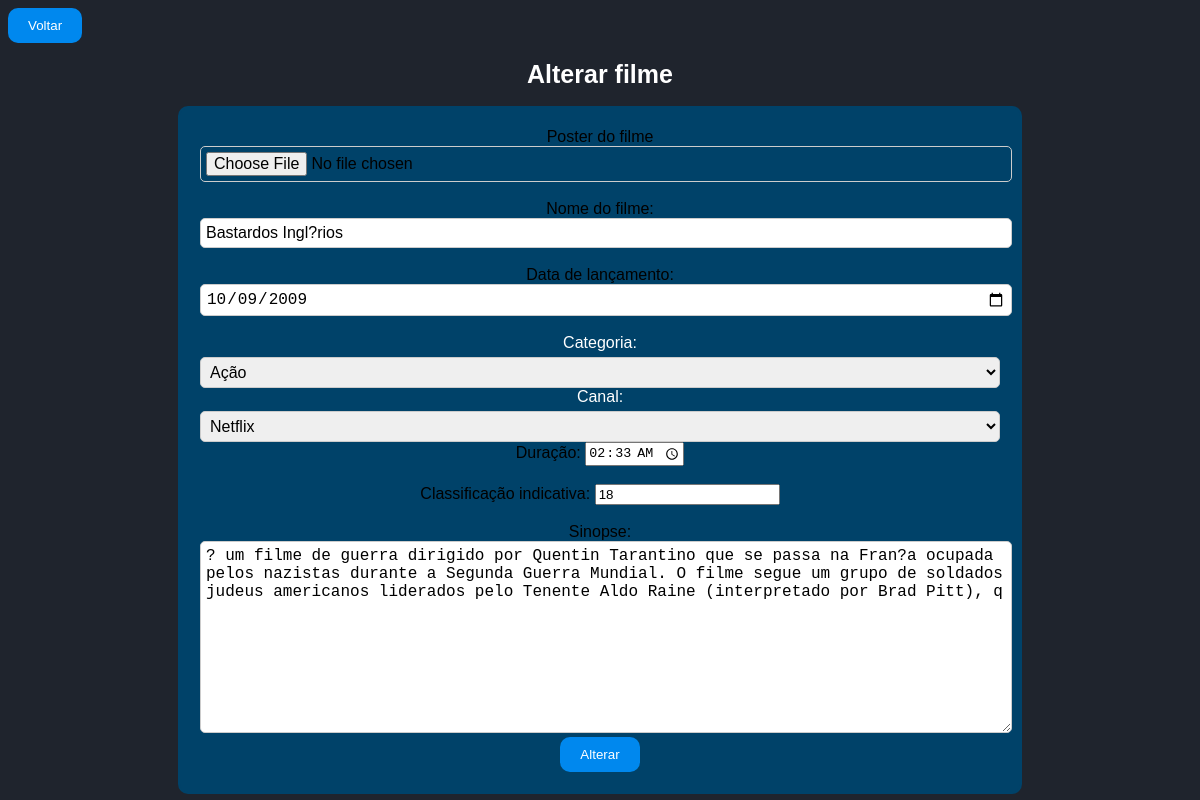
The app's page /view/alterar_filme.php?get_id=8 (signed in), older data.
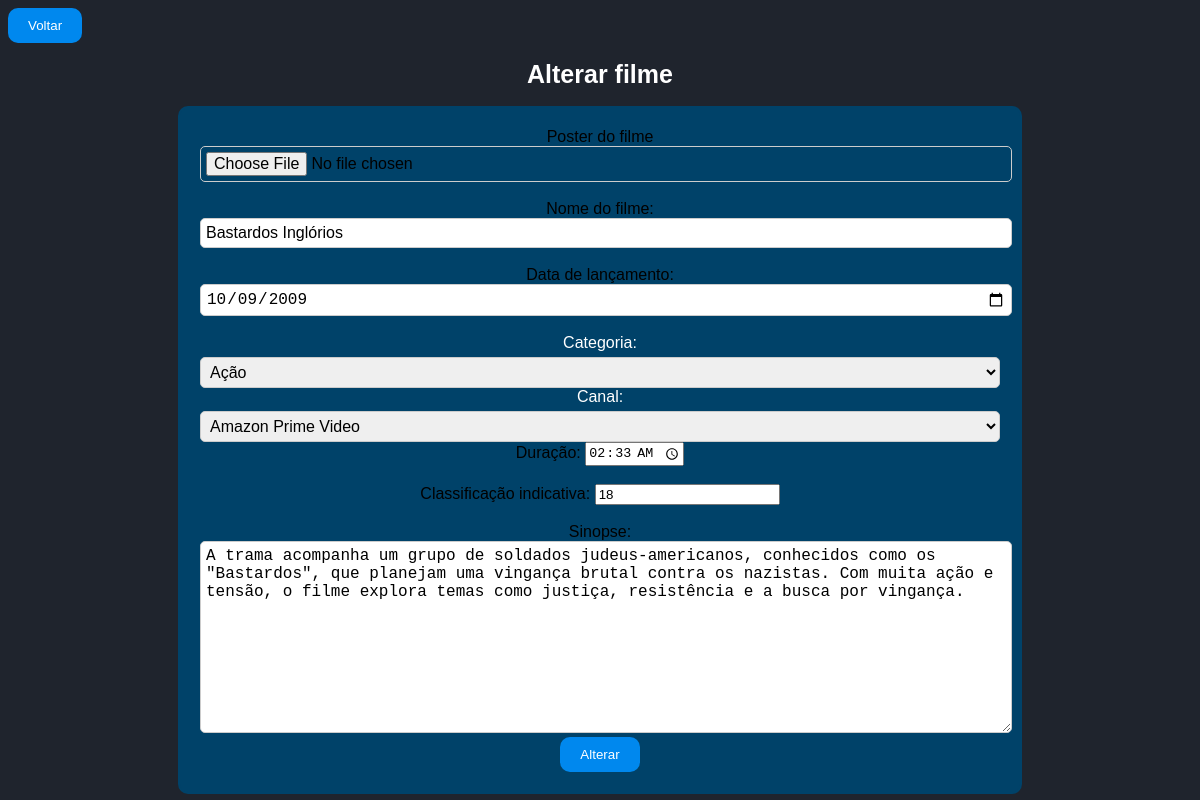
The same page, newer data.
### tables this page shows
CREATE TABLE IF NOT EXISTS `filme` (
  `id_filme` INT(11) NOT NULL AUTO_INCREMENT,
  `nome_filme` VARCHAR(80) NOT NULL,
  `dt_de_lancamento_filme` DATE NULL DEFAULT NULL,
  `duracao_filme` TIME NULL DEFAULT NULL,
  `sinopse_filme` VARCHAR(500) NOT NULL,
  `classificacao_filme` VARCHAR(50) NOT NULL,
  `capa_filme` VARCHAR(50) NOT NULL,
  `trailer_filme` VARCHAR(50) NULL DEFAULT NULL,
  `fk_id_categoria_filme` INT(11) NOT NULL,
  `fk_id_canal_filme` INT(11) NOT NULL,
  `fk_id_usuario` INT(11) NOT NULL,
  `fk_id_perfil` INT(11) NOT NULL,
  PRIMARY KEY (`id_filme`, `fk_id_categoria_filme`, `fk_id_canal_filme`, `fk_id_usuario`, `fk_id_perfil`),
  INDEX `fk_filme_categoria_filme1_idx` (`fk_id_categoria_filme` ASC),
  INDEX `fk_filme_canal_filme1_idx` (`fk_id_canal_filme` ASC),
  INDEX `fk_filme_usuario1_idx` (`fk_id_usuario` ASC),
  INDEX `fk_filme_perfil1_idx` (`fk_id_perfil` ASC),
  CONSTRAINT `fk_filme_canal_filme1`
    FOREIGN KEY (`fk_id_canal_filme`)
    REFERENCES `canal_filme` (`id_canal_filme`)
    ON DELETE NO ACTION
    ON UPDATE NO ACTION,
  CONSTRAINT `fk_filme_categoria_filme1`
    FOREIGN KEY (`fk_id_categoria_filme`)
    REFERENCES `categoria_filme` (`id_categoria_filme`)
    ON DELETE NO ACTION
    ON UPDATE NO ACTION,
  CONSTRAINT `fk_filme_usuario1`
    FOREIGN KEY (`fk_id_usuario`)
    REFERENCES `usuario` (`id_usuario`)
    ON DELETE NO ACTION
    ON UPDATE NO ACTION,
  CONSTRAINT `fk_filme_perfil1`
    FOREIGN KEY (`fk_id_perfil`)
    REFERENCES `perfil` (`id_perfil`)
    ON DELETE NO ACTION
    ON UPDATE NO ACTION);

### model/conexao.php (called while the page is built)
<?php
class Conexao{
    private static $conexao;
    public static function getInstance(){
        if(!isset(self::$conexao)){
            try{
                $options = array(
                    PDO::ATTR_PERSISTENT => true,
                    PDO::MYSQL_ATTR_INIT_COMMAND => 'SET NAMES UTF8;',
                    PDO::ATTR_ERRMODE => PDO::ERRMODE_EXCEPTION
                );
                self::$conexao = new PDO('mysql:host=localhost;dbname=cine_community','root','', $options);
                self::$conexao->setAttribute(PDO::ATTR_ERRMODE, PDO::ERRMODE_EXCEPTION);
            }catch(PDOException $exc){
                echo "Houve um erro ao se conectar com o Banco de Dados ".$exc->getMessage();
            }
        }
        return self::$conexao;
    }
}
?>

### model/dao/filmeDAO.php (called while the page is built, shortened)
<?php
require_once __DIR__ .'/../conexao.php';
require_once __DIR__ .'/../dto/filmeDTO.php';
class FilmeDAO{
    public $pdo;
    public function __construct()
    {
        $this->pdo = Conexao::getInstance();
    }
public function buscarPorID($id) {
    try {
        $sql = "SELECT f.*, u.id_usuario, p.id_perfil FROM filme f INNER JOIN usuario u ON f.fk_id_usuario = u.id_usuario INNER JOIN perfil p ON f.fk_id_perfil = p.id_perfil INNER JOIN categoria_filme c ON f.fk_id_categoria_filme = c.id_categoria_filme INNER JOIN canal_filme i ON f.fk_id_canal_filme = i.id_canal_filme WHERE id_filme=?  ";
        $stmt = $this->pdo->prepare($sql);
        $stmt->bindValue(1, $id);
        $stmt->execute();
        $filmeFetch = $stmt->fetchAll(PDO::FETCH_ASSOC);
        if (count($filmeFetch) == 1) {
            $filme = $filmeFetch[0];
            $FilmeDTO = new FilmeDTO();
            $FilmeDTO->setId_filme($filme["id_filme"]);
            $FilmeDTO->setNome_filme($filme["nome_filme"]);
            $FilmeDTO->setDt_de_lancamento_filme($filme["dt_de_lancamento_filme"]);
            $FilmeDTO->setDuracao_filme($filme["duracao_filme"]);
            $FilmeDTO->setSinopse_filme($filme["sinopse_filme"]);
            $FilmeDTO->setFk_Id_categoria_filme($filme["fk_id_categoria_filme"]);
            $FilmeDTO->setClassificacao_filme($filme["classificacao_filme"]);
            $FilmeDTO->setCapa_filme($filme["capa_filme"]);
            $FilmeDTO->setTrailer_filme($filme["trailer_filme"]);
            $FilmeDTO->setFk_Id_canal_filme($filme["fk_id_canal_filme"]);
            $FilmeDTO->setFk_id_usuario($filme["id_usuario"]);
            $FilmeDTO->setFk_id_perfil($filme["id_perfil"]);
            return $FilmeDTO;
        } else {
            return null;
        }
    } catch (PDOException $exc) {
        echo $exc->getMessage();
    }
}
}

### model/dto/filmeDTO.php (called while the page is built, shortened)
<?php
class FilmeDTO{
    private $nome_filme;
    private $dt_de_lancamento_filme;
    private $duracao_filme;
    private $sinopse_filme;
    private $classificacao_filme;
    private $capa_filme;
    private $fk_id_categoria_filme;
    private $fk_id_canal_filme;
public function getNome_filme(){
    return $this->nome_filme;
}
public function getDt_de_lancamento_filme(){
    return $this->dt_de_lancamento_filme;
}
public function getDuracao_filme(){
    return $this->duracao_filme;
}
public function getSinopse_filme(){
    return $this->sinopse_filme;
}
public function getClassificacao_filme() {
    return $this->classificacao_filme;
}
public function getCapa_filme() {
    return $this->capa_filme;
}
public function getFk_id_categoria_filme() {
    return $this->fk_id_categoria_filme;
}
public function getFk_id_canal_filme() {
    return $this->fk_id_canal_filme;
}
public function setNome_filme($nome_filme) {
    $this->nome_filme = $nome_filme;
}
public function setDt_de_lancamento_filme($dt_de_lancamento_filme) {
    $this->dt_de_lancamento_filme = $dt_de_lancamento_filme;
}
public function setDuracao_filme($duracao_filme) {
    $this->duracao_filme = $duracao_filme;
}
public function setSinopse_filme($sinopse_filme){
    $this->sinopse_filme = $sinopse_filme;
}
public function setClassificacao_filme($classificacao_filme) {
    $this->classificacao_filme = $classificacao_filme;
}
public function setCapa_filme($capa_filme) {
    $this->capa_filme = $capa_filme;
}
public function setFk_id_categoria_filme($fk_id_categoria_filme) {
    $this->fk_id_categoria_filme = $fk_id_categoria_filme;
}
public function setFk_id_canal_filme($fk_id_canal_filme) {
    $this->fk_id_canal_filme = $fk_id_canal_filme;
}
}
?>

### view/alterar_filme.php (the view, shortened to what the changed rows need)
<?php
require_once '../model/dao/filmeDAO.php';
$get_id = isset($_GET["get_id"]) ? $_GET["get_id"] : null;
if ($get_id) {
    $FilmeDAO = new FilmeDAO();
    $filme = $FilmeDAO->buscarPorID($get_id);
    if ($filme) {
        $capa_filme = $filme->getCapa_filme();
        $nome_filme = $filme->getNome_filme();
        $dt_de_lancamento_filme = $filme->getDt_de_lancamento_filme();
        $fk_id_categoria_filme = $filme->getFk_id_categoria_filme();
        $fk_id_canal_filme = $filme->getFk_id_canal_filme();
        $duracao_filme = $filme->getDuracao_filme();
        $classificacao_filme = $filme->getClassificacao_filme();
        $sinopse_filme = $filme->getSinopse_filme();
    } else {
        echo "Filme não encontrado.";
        exit;
    }
} else {
    echo "ID do filme não fornecido.";
    exit;
}
?>
<!DOCTYPE html>
<html lang="pt-br">
<head>
    <link rel="stylesheet" href="../css/formulariofilme.css">
</head>
<body>
    <h1>Alterar filme</h1>
    <center>
    <div class="container">
        <form action="../control/control_alterar_filme.php" method="post">
            Poster do filme
            <input type="file" name="capa_filme" value="<?= $capa_filme; ?>"><br><br>
            Nome do filme:
            <input type="text" name="nome_filme" placeholder="Filme" value="<?= $nome_filme; ?>"> <br> <br>
            Data de lançamento:
            <input type="date" name="dt_de_lancamento_filme" placeholder="Data de lançamento" value="<?= $dt_de_lancamento_filme; ?>"><br><br>
            <label for="categoria_filme">Categoria:</label>
            <select name="fk_id_categoria_filme" id="categoria_filme">
                <option value="3" <?= ($fk_id_categoria_filme == 3) ? 'selected' : ''; ?>>Ação</option>
            </select>
            <label for="canal_filme">Canal:</label>
            <select name="fk_id_canal_filme" id="canal_filme">
                <option value="1" <?= ($fk_id_canal_filme == 1) ? 'selected' : ''; ?>>Netflix</option>
                <option value="2" <?= ($fk_id_canal_filme == 2) ? 'selected' : ''; ?>>Amazon Prime Video</option>
            </select>
            Duração:
            <input type="time" name="duracao_filme" placeholder="Duração" value="<?= $duracao_filme; ?>"> <br><br>
            Classificação indicativa:
            <input type="number" name="classificacao_filme" placeholder="Classificação" value="<?= $classificacao_filme; ?>"><br><br>
            Sinopse:
            <textarea name="sinopse_filme" id="" cols="30" rows="10" placeholder="Sinopse"><?= $sinopse_filme; ?></textarea><br>
            <input type="submit" value="Alterar">
        </form>
    </div>
    </center>
</body>
</html>

Row changes from the older to the newer data that the page shows:
removed filme: nome_filme "Bastardos Ingl?rios", dt_de_lancamento_filme "10/09/2009", fk_id_categoria_filme "Ação", fk_id_canal_filme "Netflix", duracao_filme "02:33:00", classificacao_filme "18", sinopse_filme "? um filme de guerra dirigido por Quentin Tarantino que se passa na Fran?a ocupada pelos nazistas durante a Segunda Guerra Mundial. O filme segue um grupo de soldados judeus americanos liderados pelo Tenente Aldo Raine (interpretado por Brad Pitt), q"
added filme: nome_filme "Bastardos Inglórios", dt_de_lancamento_filme "10/09/2009", fk_id_categoria_filme "Ação", fk_id_canal_filme "Amazon Prime Video", duracao_filme "02:33:00", classificacao_filme "18", sinopse_filme "A trama acompanha um grupo de soldados judeus-americanos, conhecidos como os \"Bastardos\", que planejam uma vingança brutal contra os nazistas. Com muita ação e tensão, o filme explora temas como justiça, resistência e a busca por vingança."
